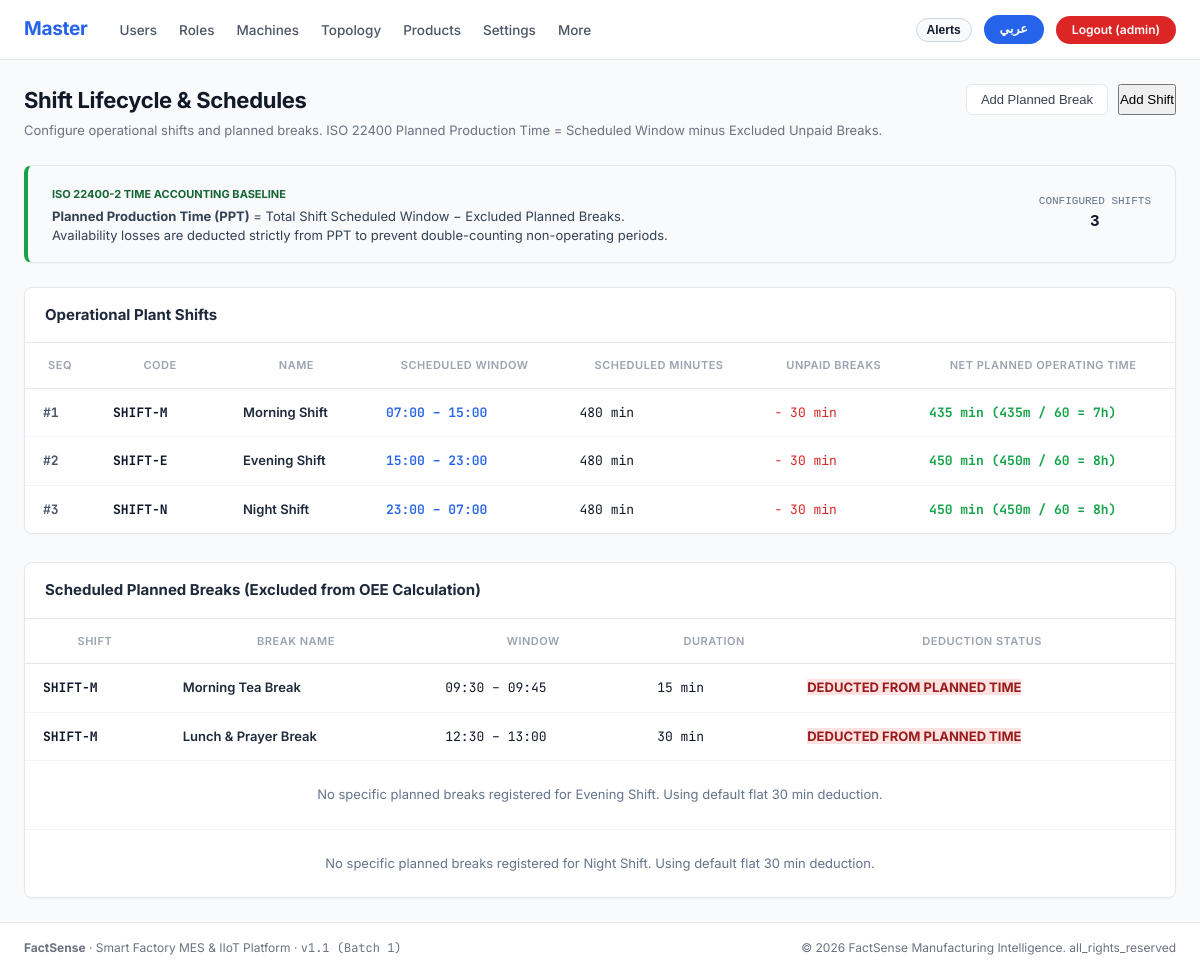
Screenshot of /masterdata/shifts/ (signed in) with the database file from the repository.
### apps/accounts/models.py (models this page shows, shortened)
class Role(models.Model):
    code = models.CharField(max_length=50, unique=True, help_text="Canonical role slug")
    name = models.CharField(max_length=100, help_text="English title")
    name_ar = models.CharField(max_length=100, help_text="Arabic title")
    default_landing = models.CharField(max_length=100, help_text="Default URL landing path")
    description = models.TextField(blank=True)
    sequence = models.PositiveIntegerField(default=0)
    class Meta:
        ordering = ['sequence', 'code']

### apps/masterdata/models.py (models this page shows, shortened)
class Shift(models.Model):
    id = models.UUIDField(primary_key=True, default=uuid.uuid4, editable=False)
    factory = models.ForeignKey(Factory, on_delete=models.CASCADE, related_name='shifts')
    code = models.CharField(max_length=50)
    name = models.CharField(max_length=100)
    name_ar = models.CharField(max_length=100, blank=True)
    start_time = models.TimeField()
    end_time = models.TimeField()
    unpaid_break_minutes = models.PositiveIntegerField(default=30)
    sequence = models.PositiveIntegerField(default=1)
    class Meta:
        ordering = ['sequence', 'start_time']
        unique_together = ('factory', 'code')
    @property
    def total_scheduled_minutes(self):
        from datetime import datetime, date
        dummy = date(2000, 1, 1)
        dt_start = datetime.combine(dummy, self.start_time)
        dt_end = datetime.combine(dummy, self.end_time)
        if dt_end <= dt_start:
            dt_end = datetime.combine(date(2000, 1, 2), self.end_time)
        return int((dt_end - dt_start).total_seconds() / 60)
    @property
    def planned_operating_minutes(self):
        total = self.total_scheduled_minutes
        if hasattr(self, 'breaks') and self.breaks.filter(is_unpaid=True).exists():
            unpaid = sum(b.duration_minutes for b in self.breaks.filter(is_unpaid=True))
        else:
            unpaid = self.unpaid_break_minutes or 0
        return max(0, total - unpaid)

class PlannedBreak(models.Model):
    id = models.UUIDField(primary_key=True, default=uuid.uuid4, editable=False)
    shift = models.ForeignKey(Shift, on_delete=models.CASCADE, related_name='breaks')
    name = models.CharField(max_length=100)
    name_ar = models.CharField(max_length=100, blank=True)
    start_time = models.TimeField()
    end_time = models.TimeField()
    duration_minutes = models.PositiveIntegerField(default=15)
    is_unpaid = models.BooleanField(default=True, help_text='If True, deducted from planned production time')
    class Meta:
        ordering = ['start_time']

### apps/masterdata/views.py (the view)
# urls.py: path('shifts/', views.shifts_list_view, name='shifts_list'),
@role_required('supervisor', 'planner', 'admin', 'manager')
def shifts_list_view(request):
    factories = Factory.objects.all()
    shifts_qs = Shift.objects.prefetch_related('breaks').select_related('factory').all().order_by('sequence', 'start_time')
    can_edit = request.active_role in ['planner', 'admin', 'supervisor']
    context = {
        'shifts': shifts_qs,
        'factories': factories,
        'can_edit': can_edit,
        'total_shifts': shifts_qs.count(),
    }
    return render(request, 'masterdata/shifts.html', context)

### templates/masterdata/shifts.html (shortened to what this page needs)
{% extends 'base.html' %}
{% load static i18n %}
{% block content %}
<div class="fs-content-container">
  <div class="fs-page-header">
    <div>
      <h1 class="fs-page-title">
        {% if is_rtl %}إدارة الورديات وفترات التوقف المخططة{% else %}Shift Lifecycle & Schedules{% endif %}
      </h1>
      <p class="fs-page-subtitle">
        {% if is_rtl %}
          تعريف أوقات الورديات والاستراحات المخططة. وفق معيار ISO 22400: زمن الإنتاج المخطط = نافذة الوردية مطروحاً منها الاستراحات غير مدفوعة الأجر.
        {% else %}
          Configure operational shifts and planned breaks. ISO 22400 Planned Production Time = Scheduled Window minus Excluded Unpaid Breaks.
        {% endif %}
      </p>
    </div>
    {% if can_edit %}
      <div style="display: flex; gap: 10px;">
        <button type="button" class="fs-btn fs-btn-secondary" onclick="openBreakModal()">
          {% if is_rtl %}إضافة استراحة مخططة{% else %}Add Planned Break{% endif %}
        </button>
        <button type="button" class="fs-btn fs-btn-primary" onclick="openShiftModal()">
          {% if is_rtl %}إضافة وردية جديدة{% else %}Add Shift{% endif %}
        </button>
      </div>
    {% endif %}
  </div>
  <div class="fs-table-card" style="padding: 16px 24px; margin-bottom: 24px; background: #F8FAFC; border-left: 4px solid #16A34A; display: flex; justify-content: space-between; align-items: center; flex-wrap: wrap; gap: 16px;">
    <div>
      <span style="font-size: 11px; font-weight: 700; color: #166534; text-transform: uppercase;">ISO 22400-2 TIME ACCOUNTING BASELINE</span>
      <div style="font-size: 13px; color: #334155; margin-top: 4px; line-height: 1.5;">
        <strong>Planned Production Time (PPT)</strong> = Total Shift Scheduled Window &minus; Excluded Planned Breaks.<br>
        Availability losses are deducted strictly from PPT to prevent double-counting non-operating periods.
      </div>
    </div>
    <div style="display: flex; gap: 20px; font-family: monospace; font-size: 13px;">
      <div style="text-align: center;">
        <div style="font-size: 11px; color: #64748B;">CONFIGURED SHIFTS</div>
        <strong style="font-size: 16px; color: #0F172A;">{{ total_shifts }}</strong>
      </div>
    </div>
  </div>
  <div class="fs-table-card" style="margin-bottom: 28px;">
    <div style="padding: 16px 20px; border-bottom: 1px solid #E5E7EB;">
      <h2 style="font-size: 15px; font-weight: 700; color: #1E293B;">
        {% if is_rtl %}الورديات التشغيلية للمصنع{% else %}Operational Plant Shifts{% endif %}
      </h2>
    </div>
    <div style="overflow-x: auto;">
      <table class="fs-table">
        <thead>
          <tr>
            <th style="width: 70px;">SEQ</th>
            <th style="width: 130px;">CODE</th>
            <th>NAME</th>
            <th>SCHEDULED WINDOW</th>
            <th>SCHEDULED MINUTES</th>
            <th>UNPAID BREAKS</th>
            <th>NET PLANNED OPERATING TIME</th>
          </tr>
        </thead>
        <tbody>
          {% for s in shifts %}
            <tr>
              <td class="font-mono" style="font-weight: 700; color: #475569;">#{{ s.sequence }}</td>
              <td class="font-mono" style="font-weight: 700; color: #0F172A;">{{ s.code }}</td>
              <td>
                <div style="font-weight: 600; color: #1E293B;">
                  {% if is_rtl and s.name_ar %}{{ s.name_ar }}{% else %}{{ s.name }}{% endif %}
                </div>
              </td>
              <td class="font-mono" style="font-weight: 600; color: #2563EB;">
                {{ s.start_time|time:"H:i" }} &ndash; {{ s.end_time|time:"H:i" }}
              </td>
              <td class="font-mono">{{ s.total_scheduled_minutes }} min</td>
              <td class="font-mono" style="color: #DC2626;">&minus; {{ s.unpaid_break_minutes }} min</td>
              <td class="font-mono" style="font-weight: 700; color: #16A34A;">
                {{ s.planned_operating_minutes }} min ({{ s.planned_operating_minutes|floatformat:0 }}m / 60 = {% widthratio s.planned_operating_minutes 60 1 %}h)
              </td>
            </tr>
          {% empty %}
            <tr>
              <td colspan="7" style="text-align: center; padding: 36px; color: #64748B;">
                No shifts configured. Click "Add Shift" to configure plant operating windows.
              </td>
            </tr>
          {% endfor %}
        </tbody>
      </table>
    </div>
  </div>
  <div class="fs-table-card">
    <div style="padding: 16px 20px; border-bottom: 1px solid #E5E7EB;">
      <h2 style="font-size: 15px; font-weight: 700; color: #1E293B;">
        {% if is_rtl %}تفاصيل الاستراحات المخططة المعفاة من OEE{% else %}Scheduled Planned Breaks (Excluded from OEE Calculation){% endif %}
      </h2>
    </div>
    <div style="overflow-x: auto;">
      <table class="fs-table">
        <thead>
          <tr>
            <th>SHIFT</th>
            <th>BREAK NAME</th>
            <th>WINDOW</th>
            <th>DURATION</th>
            <th>DEDUCTION STATUS</th>
          </tr>
        </thead>
        <tbody>
          {% for s in shifts %}
            {% for b in s.breaks.all %}
              <tr>
                <td class="font-mono" style="font-weight: 700; color: #0F172A;">{{ s.code }}</td>
                <td style="font-weight: 600; color: #1E293B;">
                  {% if is_rtl and b.name_ar %}{{ b.name_ar }}{% else %}{{ b.name }}{% endif %}
                </td>
                <td class="font-mono">{{ b.start_time|time:"H:i" }} &ndash; {{ b.end_time|time:"H:i" }}</td>
                <td class="font-mono">{{ b.duration_minutes }} min</td>
                <td>
                  {% if b.is_unpaid %}
                    <span class="fs-role-tag" style="background: #FEE2E2; color: #991B1B; font-weight: 700;">
                      DEDUCTED FROM PLANNED TIME
                    </span>
                  {% else %}
                    <span class="fs-role-tag" style="background: #E2E8F0; color: #475569;">
                      PAID / INCLUDED IN TIME
                    </span>
                  {% endif %}
                </td>
              </tr>
            {% empty %}
              <tr>
                <td colspan="5" style="text-align: center; padding: 24px; color: #64748B;">
                  No specific planned breaks registered for {{ s.name }}. Using default flat {{ s.unpaid_break_minutes }} min deduction.
                </td>
              </tr>
            {% endfor %}
          {% endfor %}
        </tbody>
      </table>
    </div>
  </div>
</div>
{% endblock %}

### templates/components/navbar.html (shortened to what this page needs)
{% load static i18n %}
<header class="fs-navbar">
  <div class="fs-navbar-container">
    <div class="fs-navbar-left">
      <a href="{% url 'role_landing' %}" class="fs-brand-title">
        {% if active_role == 'planner' or active_role == 'admin' %}
          Master
        {% elif is_rtl and active_role_obj.name_ar %}
          {{ active_role_obj.name_ar }}
        {% else %}
          {{ active_role_obj.name|default:'FactSense' }}
        {% endif %}
      </a>
      <nav aria-label="Main Navigation">
        <ul class="fs-nav-links">
          {% if nav %}
            {% for item in nav.primary %}
              <li>
                <a href="{{ item.url }}" class="fs-nav-link {% if item.is_active %}active{% endif %}">
                  {{ item.label }}
                </a>
              </li>
            {% endfor %}
            {% if nav.has_more %}
              <li class="fs-dropdown">
                <a href="javascript:void(0)" class="fs-nav-link">
                  {% trans "More" %}
                </a>
              </li>
            {% endif %}
          {% endif %}
        </ul>
      </nav>
    </div>
    <div class="fs-navbar-right">
      {% if request.user.is_authenticated %}
        <button type="button" class="fs-pill-lang" onclick="toggleNotificationDrawer()" title="{% trans 'Real-Time Alerts Drawer' %}" style="background-color: #F8FAFC; color: #0F172A; border: 1px solid #CBD5E1; cursor: pointer; display: inline-flex; align-items: center; gap: 6px; padding: 4px 10px;">
          <span style="font-weight: 700; font-size: 12px;">{% trans "Alerts" %}</span>
        </button>
      {% endif %}
      {% if lang == 'ar' %}
        <a href="{% url 'set_language' %}?lang=en" class="fs-pill-lang" title="Switch to English">
          EN
        </a>
      {% else %}
        <a href="{% url 'set_language' %}?lang=ar" class="fs-pill-lang" title="التحويل إلى العربية">
          عربي
        </a>
      {% endif %}
      {% if request.user.is_authenticated %}
        <div class="fs-role-switch-wrap">
          <a href="{% url 'logout' %}" class="fs-pill-logout" title="{% trans 'Sign Out' %}">
            {% trans "Logout" %} ({{ active_role|default:'user' }})
          </a>
        </div>
      {% else %}
        <a href="{% url 'login' %}" class="fs-pill-logout" style="background-color: #2563EB;">
          {% trans "Sign In" %}
        </a>
      {% endif %}
    </div>
  </div>
</header>

### rows the page displays
Role: code "admin"
Shift: sequence "1", code "SHIFT-M", name "Morning Shift", start_time "07:00", end_time "15:00", total_scheduled_minutes "480", unpaid_break_minutes "30", planned_operating_minutes "435", start_time+end_time+id "7"
Shift: sequence "2", code "SHIFT-E", name "Evening Shift", start_time "15:00", end_time "23:00", total_scheduled_minutes "480", unpaid_break_minutes "30", planned_operating_minutes "450", start_time+end_time+id "8"
Shift: sequence "3", code "SHIFT-N", name "Night Shift", start_time "23:00", end_time "07:00", total_scheduled_minutes "480", unpaid_break_minutes "30", planned_operating_minutes "450", start_time+end_time+id "8"
PlannedBreak: name "Morning Tea Break", start_time "09:30", end_time "09:45", duration_minutes "15", is_unpaid "DEDUCTED FROM PLANNED TIME"
PlannedBreak: name "Lunch & Prayer Break", start_time "12:30", end_time "13:00", duration_minutes "30", is_unpaid "DEDUCTED FROM PLANNED TIME"

### other values shown
{{ item.label }} "Users" "Roles" "Machines" "Topology" "Products" "Settings"
{{ total_shifts }} "3"
{{ BRAND_NAME }} "FactSense"
{{ BRAND_TAGLINE }} "Smart Factory MES & IIoT Platform"
{{ APP_VERSION }} "v1.1 (Batch 1)"
{{ CURRENT_YEAR }} "2026"
{{ t.all_rights_reserved|default:'Industrial Grade MES' }} "all_rights_reserved"
